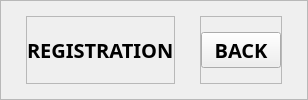
         <widget class="QFrame" name="top_frame_reg_pg">
          <property name="frameShape">
           <enum>QFrame::StyledPanel</enum>
          </property>
          <property name="frameShadow">
           <enum>QFrame::Raised</enum>
          </property>
          <layout class="QHBoxLayout" name="horizontalLayout_10">
           <property name="spacing">
            <number>25</number>
           </property>
           <property name="leftMargin">
            <number>25</number>
           </property>
           <property name="topMargin">
            <number>15</number>
           </property>
           <property name="rightMargin">
            <number>25</number>
           </property>
           <property name="bottomMargin">
            <number>15</number>
           </property>
           <item alignment="Qt::AlignLeft">
            <widget class="QFrame" name="center_header_frame">
             <property name="font">
              <font>
               <family>Segoe UI Black</family>
               <pointsize>15</pointsize>
               <weight>75</weight>
               <bold>true</bold>
              </font>
             </property>
             <property name="frameShape">
              <enum>QFrame::StyledPanel</enum>
             </property>
             <property name="frameShadow">
              <enum>QFrame::Raised</enum>
             </property>
             <layout class="QVBoxLayout" name="verticalLayout_16">
              <property name="spacing">
               <number>0</number>
              </property>
              <property name="leftMargin">
               <number>0</number>
              </property>
              <property name="topMargin">
               <number>0</number>
              </property>
              <property name="rightMargin">
               <number>0</number>
              </property>
              <property name="bottomMargin">
               <number>0</number>
              </property>
              <item alignment="Qt::AlignHCenter">
               <widget class="QLabel" name="lbl_registration">
                <property name="text">
                 <string>REGISTRATION</string>
                </property>
               </widget>
              </item>
             </layout>
            </widget>
           </item>
           <item>
            <widget class="QFrame" name="right_header_frame">
             <property name="frameShape">
              <enum>QFrame::StyledPanel</enum>
             </property>
             <property name="frameShadow">
              <enum>QFrame::Raised</enum>
             </property>
             <layout class="QHBoxLayout" name="horizontalLayout_18">
              <property name="spacing">
               <number>0</number>
              </property>
              <property name="leftMargin">
               <number>0</number>
              </property>
              <property name="topMargin">
               <number>0</number>
              </property>
              <property name="rightMargin">
               <number>0</number>
              </property>
              <property name="bottomMargin">
               <number>0</number>
              </property>
              <item alignment="Qt::AlignRight">
               <widget class="QPushButton" name="button_back_reg_pg">
                <property name="font">
                 <font>
                  <family>Segoe UI Black</family>
                  <pointsize>15</pointsize>
                  <weight>75</weight>
                  <bold>true</bold>
                 </font>
                </property>
                <property name="text">
                 <string>BACK</string>
                </property>
               </widget>
              </item>
             </layout>
            </widget>
           </item>
          </layout>
         </widget>
